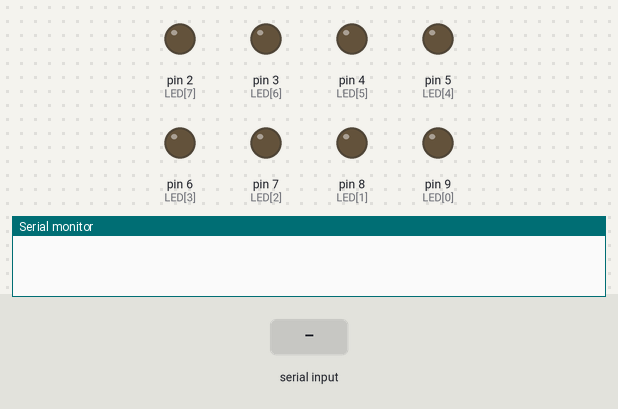
The sketch below on a simulated Arduino Uno, built with avr-gcc and run on an emulated ATmega328P. Parts: output pins drawn as LEDs (lit = HIGH), the last lines printed to the serial monitor. The inputs (shaded band) are chosen by the test bench.

Above: at 1.2 s.
1.3 s: "90,45\n" received over Serial
At 3.4 s:
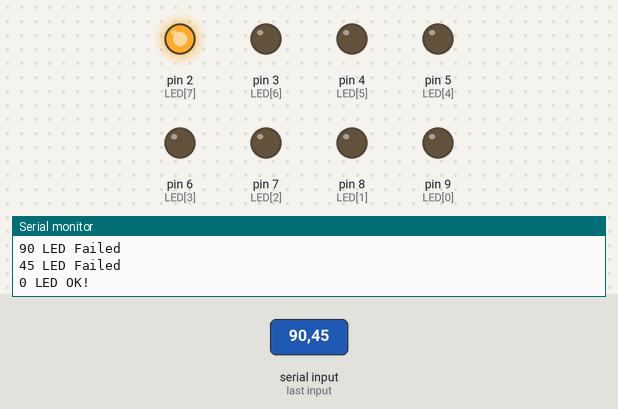
3.8 s: "5\n" received over Serial
At 4.4 s:
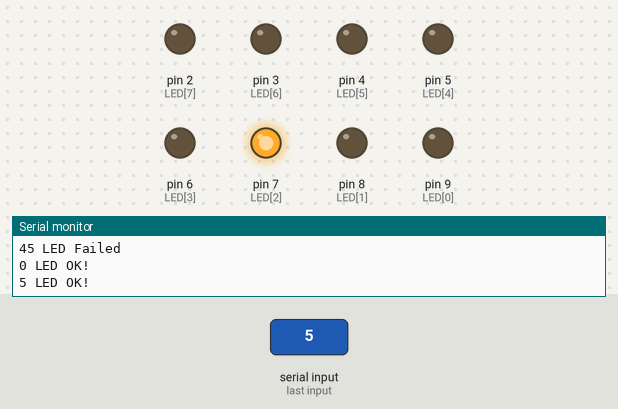
Timing chart, 0 to 6.8 s (numbered marks = the images above; inputs shaded):
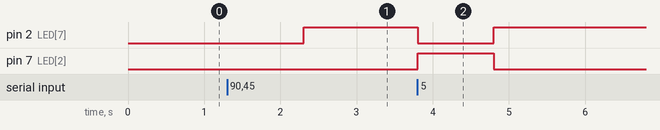

The sketch:

day03_serial_receive.ino
```cpp
unsigned char LED[8] = {9, 8, 7, 6, 5, 4, 3, 2};
unsigned char Mask[8] = {0x80, 0x40, 0x20, 0x10, 0x08, 0x04, 0x02, 0x01};
unsigned char LED_Buff = 0x00;

void setup() {
  for (int k = 0; k < 8; k++)pinMode(LED[k], OUTPUT);
  Serial.begin(9600);
}

void loop() {
  if(Serial.available()) {
    unsigned char inByte = Serial.parseInt();
    if(inByte > 7) {
      Serial.print(inByte);
      Serial.println(" LED Failed");
    }

    else {
      LED_Buff = 1 << inByte;

      for(int k = 0; k < 8; k++)
        digitalWrite(LED[k], LED_Buff & Mask[k]);
      Serial.print(inByte);
      Serial.println(" LED OK!");
    }
  }
}
```

Measured:
- after the input at 1.3 s, pin 2 (LED[7]): LOW → HIGH after 1.0 s
- after the input at 3.8 s, pin 2 (LED[7]): HIGH → LOW at once, → HIGH 1.0 s later; pin 7 (LED[2]): LOW → HIGH at once, → LOW 1.0 s later
